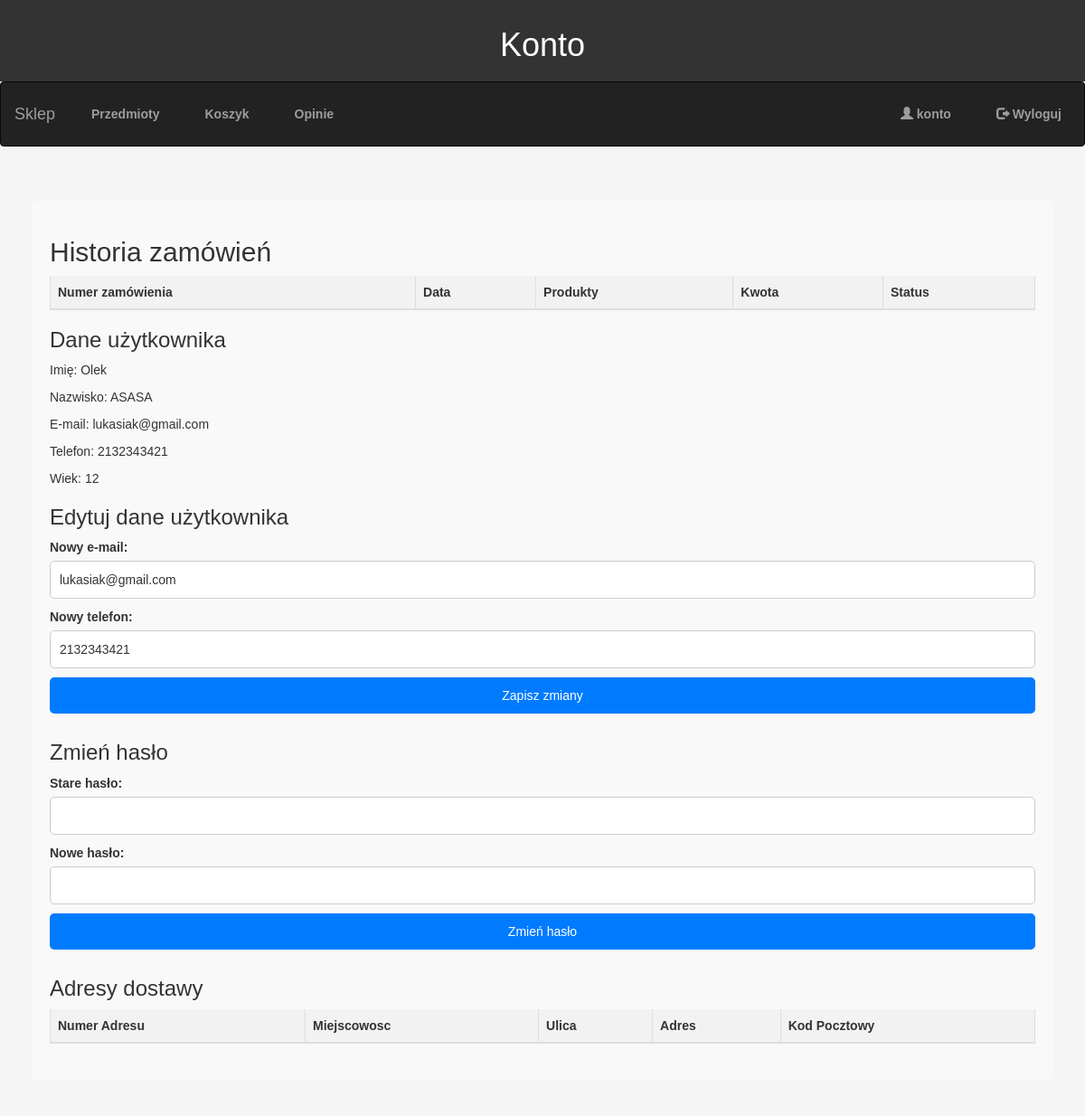
The app's page /konto.php (signed in) with its own data.
### tables this page shows
CREATE TABLE `uzytkownicy` (
  `id` int(11) NOT NULL,
  `imie` text NOT NULL,
  `nazwisko` text NOT NULL,
  `email` text NOT NULL,
  `telefon` text NOT NULL,
  `wiek` int(11) NOT NULL,
  `login` text NOT NULL,
  `haslo` varchar(255) NOT NULL,
  `Klasa` varchar(30) NOT NULL DEFAULT 'Uzytkownik'
);

### konto.php (the view, shortened to what this page needs)
<?php
require_once 'db_connect.php';
$username = $_SESSION['username'];
$query = "SELECT * FROM uzytkownicy WHERE login= ?";
$stmt=mysqli_prepare($conn,$query);
mysqli_stmt_bind_param($stmt,"s",$username);
mysqli_stmt_execute($stmt);
$result = mysqli_stmt_get_result($stmt);
$row=mysqli_fetch_assoc($result);
$imie=$row['imie'];
$nazwisko=$row['nazwisko'];
$email=$row['email'];
$telefon=$row['telefon'];
$wiek=$row['wiek'];
?>
<!DOCTYPE html>
<html lang="en">
<head>
    <link rel="stylesheet" href="https://maxcdn.bootstrapcdn.com/bootstrap/3.4.1/css/bootstrap.min.css">
    <link rel="stylesheet" href="konto.css">
</head>
<body>
<header>
    <h1>Konto</h1>
</header>
<nav class="navbar navbar-inverse">
    <div class="container-fluid">
        <div class="navbar-header">
            <a class="navbar-brand" href="welcome.php">Sklep</a>
        </div>
        <ul class="nav navbar-nav">
            <li><a href="welcome.php">Przedmioty</a></li>
            <li><a href="PokazKoszyk.php">Koszyk</a></li>
            <li><a href="opinie.php">Opinie</a></li>
        </ul>
        <ul class="nav navbar-nav navbar-right">
            <li><a href="konto.php" class="active"><span class="glyphicon glyphicon-user"></span> konto</a></li>
            <li><a href="logaut.php"><span class="glyphicon glyphicon-log-out"></span> Wyloguj</a></li>
        </ul>
    </div>
</nav>
<div class="container">
    <div class="user-panel">
        <div class="order-history">
            <h2>Historia zamówień</h2>
            <table class="table">
                <thead>
                <tr>
                    <th>Numer zamówienia</th>
                    <th>Data</th>
                    <th>Produkty</th>
                    <th>Kwota</th>
                    <th>Status</th>
                </tr>
                </thead>
            </table>
        </div>
        <div class="user-details">
            <h3>Dane użytkownika</h3>
            <p>Imię: <?php echo $imie; ?></p>
            <p>Nazwisko: <?php echo $nazwisko; ?></p>
            <p>E-mail: <?php echo $email; ?></p>
            <p>Telefon: <?php echo $telefon; ?></p>
            <p>Wiek: <?php echo $wiek; ?></p>
        </div>
        <div class="edit-user-details">
            <h3>Edytuj dane użytkownika</h3>
            <form action="edytuj_dane.php" method="post">
                <label for="email">Nowy e-mail:</label>
                <input type="email" id="email" name="email" value="<?php echo $email; ?>">
                <label for="telefon">Nowy telefon:</label>
                <input type="text" id="telefon" name="telefon" value="<?php echo $telefon; ?>">
                <input type="submit" value="Zapisz zmiany">
            </form>
        </div>
        <div class="change-password">
            <h3>Zmień hasło</h3>
            <form action="zmien_haslo.php" method="post">
                <label for="old_password">Stare hasło:</label>
                <input type="password" id="old_password" name="old_password">
                <label for="new_password">Nowe hasło:</label>
                <input type="password" id="new_password" name="new_password">
                <?php
                    if(isset($_SESSION['password_changed']) && $_SESSION['password_changed'] == true) {
                        echo "<p>Hasło zostało pomyślnie zmienione.</p>";
                        print "<input type='submit' value='Zmień hasło'  style='background-color: #28a745; border-color: #28a745; color: #fff;'>";
                        unset($_SESSION['password_changed']);
                    }
                    else
                    {
                        if(isset($_SESSION['password_changed']) && $_SESSION['password_changed'] == false)
                        {
                            print "<p>Podano zle dane </p>";
                            print "<input style='background-color: #dc3545; border-color: #dc3545; color: #fff;' type='submit' value='Zmień hasło'>";
                            unset($_SESSION['password_changed']);
                        }
                        else
                        {
                            print "<input type='submit' value='Zmień hasło'>";
                        }
                    }
                ?>
            </form>
        </div>
        <div class="delivery-addresses">
            <h3>Adresy dostawy</h3>
            <table class="table">
                <thead>
                    <tr>
                        <th>Numer Adresu</th>
                        <th>Miejscowosc</th>
                        <th>Ulica</th>
                        <th>Adres</th>
                        <th>Kod Pocztowy</th>
                    </tr>
                </thead>
            </table>
        </div>
    </div>
</div>
</body>
</html>

### konto.css (style rules this page uses)
body { font-family: Arial, sans-serif; background-color: #f5f5f5; }
.container { max-width: 1200px; margin: 0 auto; padding: 20px; }
header { background-color: #333; color: #fff; padding: 10px 0; text-align: center; }
nav { background-color: #555; padding: 10px 0; text-align: center; }
nav ul { list-style: none; padding: 0; display: flex; justify-content: center; }
nav ul li { margin: 0 10px; }
nav ul li a { color: #fff; text-decoration: none; font-weight: bold; padding: 10px 15px; border-radius: 5px; transition: background-color 0.3s ease; }
.user-panel { margin: 20px auto; padding: 20px; background-color: #f9f9f9; border-radius: 5px; }
.user-panel h2 { color: #333; }
.table { width: 100%; border-collapse: collapse; margin-top: 10px; }
.table th, .table td { border: 1px solid #ddd; padding: 8px; }
.table th { background-color: #f2f2f2; color: #333; }
.user-panel input[type="email"], .user-panel input[type="text"], .user-panel input[type="password"], .user-panel input[type="submit"] { width: 100%; padding: 10px; margin-bottom: 10px; border: 1px solid #ccc; border-radius: 5px; }
.user-panel input[type="submit"] { background-color: #007bff; color: #fff; border: none; cursor: pointer; }

### records on screen
uzytkownicy: imie "Olek", nazwisko "ASASA", email "lukasiak@gmail.com", telefon "2132343421", wiek "12"
